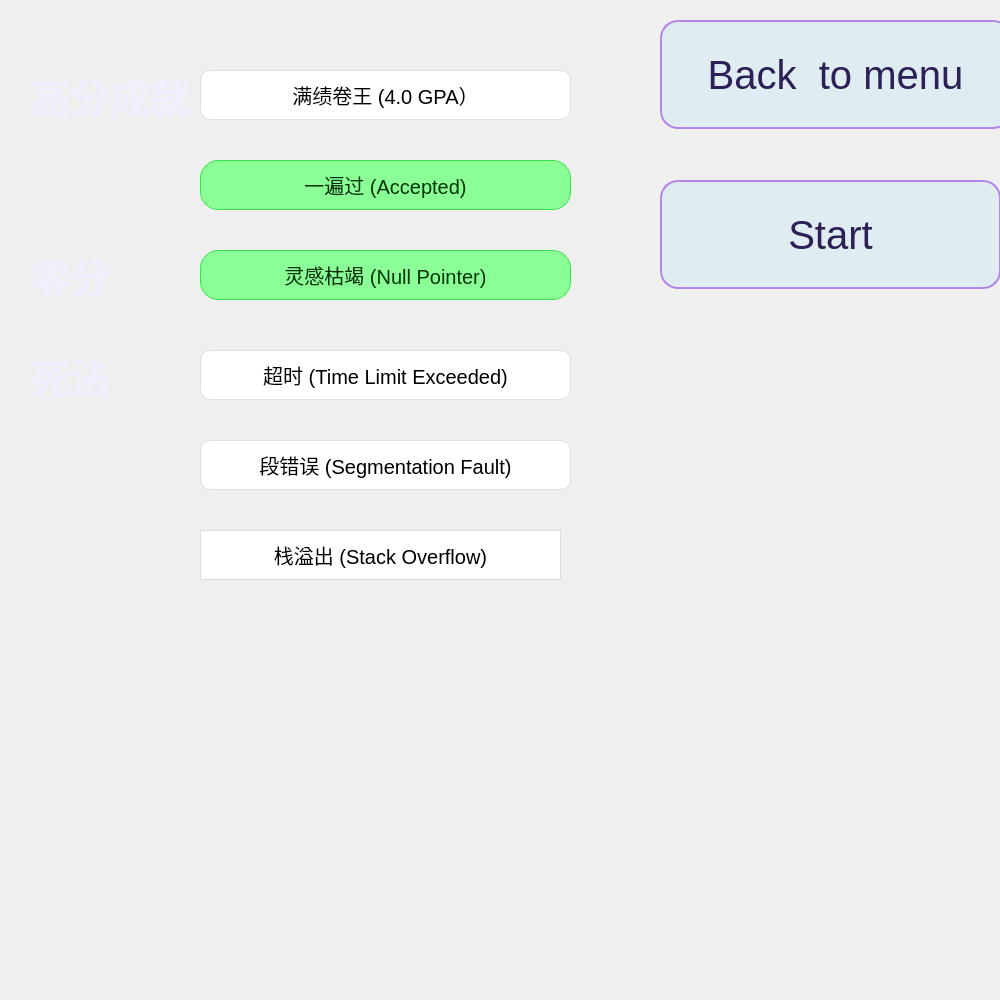
<?xml version="1.0" encoding="UTF-8"?>
<ui version="4.0">
 <class>achievements</class>
 <widget class="QDialog" name="achievements">
  <property name="geometry">
   <rect>
    <x>0</x>
    <y>0</y>
    <width>1000</width>
    <height>1000</height>
   </rect>
  </property>
  <property name="windowTitle">
   <string>Dialog</string>
  </property>
  <property name="styleSheet">
   <string notr="true">background-image: url(:/new/prefix2/bck.png);</string>
  </property>
  <widget class="QPushButton" name="btn_achievements1">
   <property name="geometry">
    <rect>
     <x>200</x>
     <y>70</y>
     <width>371</width>
     <height>50</height>
    </rect>
   </property>
   <property name="font">
    <font>
     <pointsize>15</pointsize>
    </font>
   </property>
   <property name="styleSheet">
    <string notr="true">/* 全局样式表，添加到窗体/主窗口stylesheet */
QPushButton{
    background: white;
    border:1px solid #ddd;
border-radius:10px;
}
QPushButton:hover{background:#f8f8f8;}
QPushButton:pressed{background:#efefef;}
</string>
   </property>
   <property name="text">
    <string>满绩卷王 (4.0 GPA）</string>
   </property>
  </widget>
  <widget class="QPushButton" name="btn_back">
   <property name="geometry">
    <rect>
     <x>660</x>
     <y>20</y>
     <width>351</width>
     <height>109</height>
    </rect>
   </property>
   <property name="font">
    <font>
     <pointsize>30</pointsize>
    </font>
   </property>
   <property name="styleSheet">
    <string notr="true">QPushButton{
    min-width:255px;
    min-height:105px;
    border-radius:18px;
    border:2px solid #b285e6; /*淡紫描边*/
    background:rgba(165,228,255,55); /*半透冰蓝磨砂，透出背景城堡*/
    color:#2c2057;
   
}
/*悬浮发光：紫+金色光晕 */
QPushButton:hover{
    background:rgba(185,238,255,75);
    box-shadow:0 0 13px #d8b4ff,0 0 23px #ffddb0;
}</string>
   </property>
   <property name="text">
    <string>Back  to menu</string>
   </property>
  </widget>
  <widget class="QPushButton" name="btn_achievements2">
   <property name="geometry">
    <rect>
     <x>200</x>
     <y>250</y>
     <width>371</width>
     <height>50</height>
    </rect>
   </property>
   <property name="font">
    <font>
     <pointsize>15</pointsize>
    </font>
   </property>
   <property name="styleSheet">
    <string notr="true">QPushButton{
    background-color: #89FF96;
    border:1px solid #39E04E;
   
 border-radius:18px;
    box-shadow: 0 0 10px #32E648;
    color:#003300;
}
QPushButton:hover{
    background-color: #A7FFB2;
    box-shadow: 0 0 16px #26F042;
    color:#001A00;
}
QPushButton:pressed{
    background-color: #63E873;
    box-shadow: 0 0 6px #18CC30;
    color:#000000;
}</string>
   </property>
   <property name="text">
    <string>灵感枯竭 (Null Pointer)</string>
   </property>
  </widget>
  <widget class="QPushButton" name="btn_start">
   <property name="geometry">
    <rect>
     <x>660</x>
     <y>180</y>
     <width>341</width>
     <height>109</height>
    </rect>
   </property>
   <property name="font">
    <font>
     <pointsize>30</pointsize>
    </font>
   </property>
   <property name="styleSheet">
    <string notr="true">QPushButton{
    min-width:255px;
    min-height:105px;
    border-radius:18px;
    border:2px solid #b285e6; /*淡紫描边*/
    background:rgba(165,228,255,55); /*半透冰蓝磨砂，透出背景城堡*/
    color:#2c2057;
   
}
/*悬浮发光：紫+金色光晕 */
QPushButton:hover{
    background:rgba(185,238,255,75);
    box-shadow:0 0 13px #d8b4ff,0 0 23px #ffddb0;
}</string>
   </property>
   <property name="text">
    <string>Start</string>
   </property>
  </widget>
  <widget class="QPushButton" name="btn_achievements3">
   <property name="geometry">
    <rect>
     <x>200</x>
     <y>350</y>
     <width>371</width>
     <height>50</height>
    </rect>
   </property>
   <property name="font">
    <font>
     <pointsize>15</pointsize>
    </font>
   </property>
   <property name="styleSheet">
    <string notr="true">/* 全局样式表，添加到窗体/主窗口stylesheet */
QPushButton{
    background: white;
    border:1px solid #ddd;
border-radius:10px;
}
QPushButton:hover{background:#f8f8f8;}
QPushButton:pressed{background:#efefef;}</string>
   </property>
   <property name="text">
    <string>超时 (Time Limit Exceeded)</string>
   </property>
  </widget>
  <widget class="QPushButton" name="btn_achievements4">
   <property name="geometry">
    <rect>
     <x>200</x>
     <y>440</y>
     <width>371</width>
     <height>50</height>
    </rect>
   </property>
   <property name="font">
    <font>
     <pointsize>15</pointsize>
    </font>
   </property>
   <property name="styleSheet">
    <string notr="true">/* 全局样式表，添加到窗体/主窗口stylesheet */
QPushButton{
    background: white;
    border:1px solid #ddd;
border-radius:10px;
}
QPushButton:hover{background:#f8f8f8;}
QPushButton:pressed{background:#efefef;}</string>
   </property>
   <property name="text">
    <string>段错误 (Segmentation Fault)</string>
   </property>
  </widget>
  <widget class="QLabel" name="label">
   <property name="geometry">
    <rect>
     <x>30</x>
     <y>70</y>
     <width>161</width>
     <height>51</height>
    </rect>
   </property>
   <property name="font">
    <font>
     <pointsize>30</pointsize>
     <bold>true</bold>
    </font>
   </property>
   <property name="styleSheet">
    <string notr="true">QLabel{
    color:#f3eeff;
    font-weight:bold;
}</string>
   </property>
   <property name="text">
    <string>高分成就</string>
   </property>
  </widget>
  <widget class="QLabel" name="label_2">
   <property name="geometry">
    <rect>
     <x>30</x>
     <y>250</y>
     <width>161</width>
     <height>50</height>
    </rect>
   </property>
   <property name="font">
    <font>
     <pointsize>30</pointsize>
     <bold>true</bold>
    </font>
   </property>
   <property name="styleSheet">
    <string notr="true">QLabel{
    color:#f3eeff;
    font-weight:bold;
}</string>
   </property>
   <property name="text">
    <string>零分</string>
   </property>
  </widget>
  <widget class="QLabel" name="label_3">
   <property name="geometry">
    <rect>
     <x>30</x>
     <y>350</y>
     <width>161</width>
     <height>50</height>
    </rect>
   </property>
   <property name="font">
    <font>
     <pointsize>30</pointsize>
     <bold>true</bold>
    </font>
   </property>
   <property name="styleSheet">
    <string notr="true">QLabel{
    color:#f3eeff;
    font-weight:bold;
}</string>
   </property>
   <property name="text">
    <string>死法</string>
   </property>
  </widget>
  <widget class="QPushButton" name="btn_achievements1_2">
   <property name="geometry">
    <rect>
     <x>200</x>
     <y>160</y>
     <width>371</width>
     <height>50</height>
    </rect>
   </property>
   <property name="font">
    <font>
     <pointsize>15</pointsize>
    </font>
   </property>
   <property name="styleSheet">
    <string notr="true">QPushButton{
    background-color: #89FF96;
    border:1px solid #39E04E;
   
 border-radius:18px;
    box-shadow: 0 0 10px #32E648;
    color:#003300;
}
QPushButton:hover{
    background-color: #A7FFB2;
    box-shadow: 0 0 16px #26F042;
    color:#001A00;
}
QPushButton:pressed{
    background-color: #63E873;
    box-shadow: 0 0 6px #18CC30;
    color:#000000;
}</string>
   </property>
   <property name="text">
    <string>一遍过 (Accepted)</string>
   </property>
  </widget>
  <widget class="QPushButton" name="btn_achievements4_2">
   <property name="geometry">
    <rect>
     <x>200</x>
     <y>530</y>
     <width>361</width>
     <height>50</height>
    </rect>
   </property>
   <property name="font">
    <font>
     <pointsize>15</pointsize>
    </font>
   </property>
   <property name="styleSheet">
    <string notr="true">/* 全局样式表，添加到窗体/主窗口stylesheet */
QPushButton{
    background: white;
    border:1px solid #ddd;
}
QPushButton:hover{background:#f8f8f8;}
QPushButton:pressed{background:#efefef;}</string>
   </property>
   <property name="text">
    <string>栈溢出 (Stack Overflow)</string>
   </property>
  </widget>
 </widget>
 <resources/>
 <connections/>
</ui>
